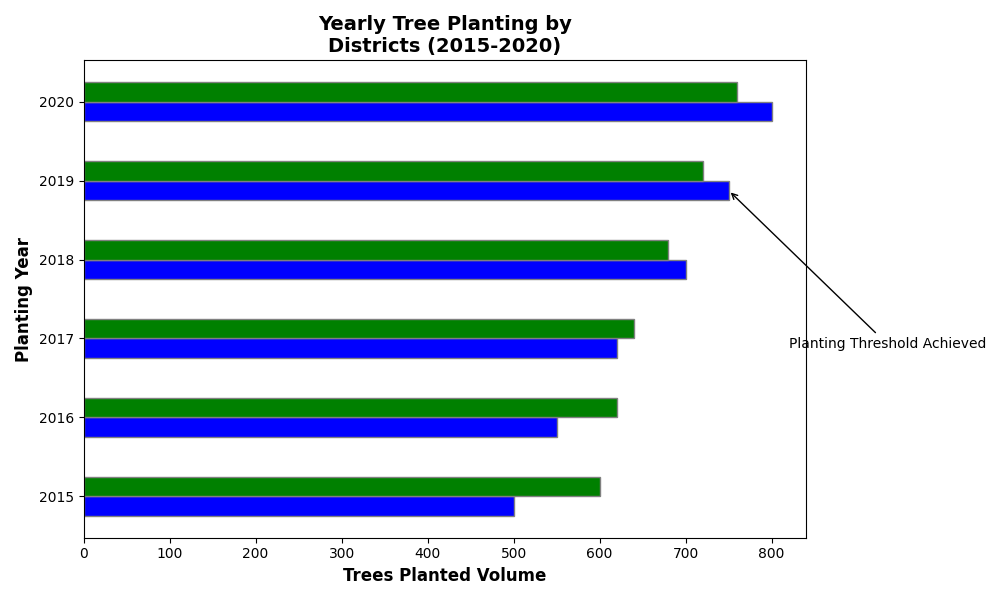

Python code for this plot:
import matplotlib.pyplot as plt
import numpy as np

years = np.arange(2015, 2021)
districtA_trees = np.array([500, 550, 620, 700, 750, 800])
districtB_trees = np.array([600, 620, 640, 680, 720, 760])

bar_height = 0.25
r1 = np.arange(len(years))
r2 = [x + bar_height for x in r1]

fig, ax = plt.subplots(figsize=(10, 6))

ax.barh(r1, districtA_trees, color='blue', height=bar_height, edgecolor='grey')
ax.barh(r2, districtB_trees, color='green', height=bar_height, edgecolor='grey')

ax.set_ylabel('Planting Year', fontweight='bold', fontsize=12)
ax.set_xlabel('Trees Planted Volume', fontweight='bold', fontsize=12)
ax.set_title('Yearly Tree Planting by\nDistricts (2015-2020)', fontweight='bold', fontsize=14)
ax.set_yticks([r + bar_height / 2 for r in range(len(years))])
ax.set_yticklabels(years)

ax.annotate('Planting Threshold Achieved', xy=(750, 4), xytext=(820, 2),
            arrowprops=dict(facecolor='black', arrowstyle='->'), fontsize=10)

plt.tight_layout()
plt.show()
